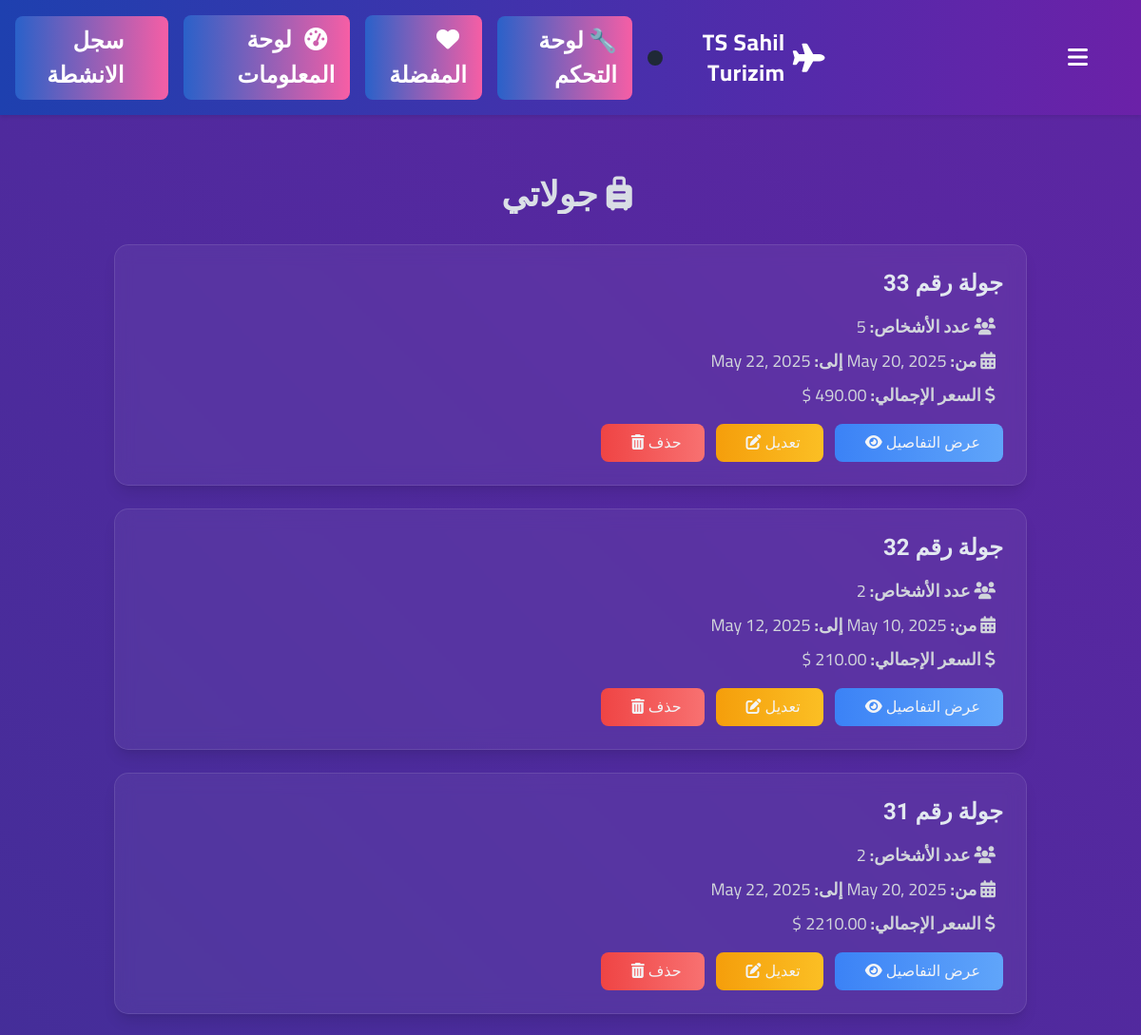
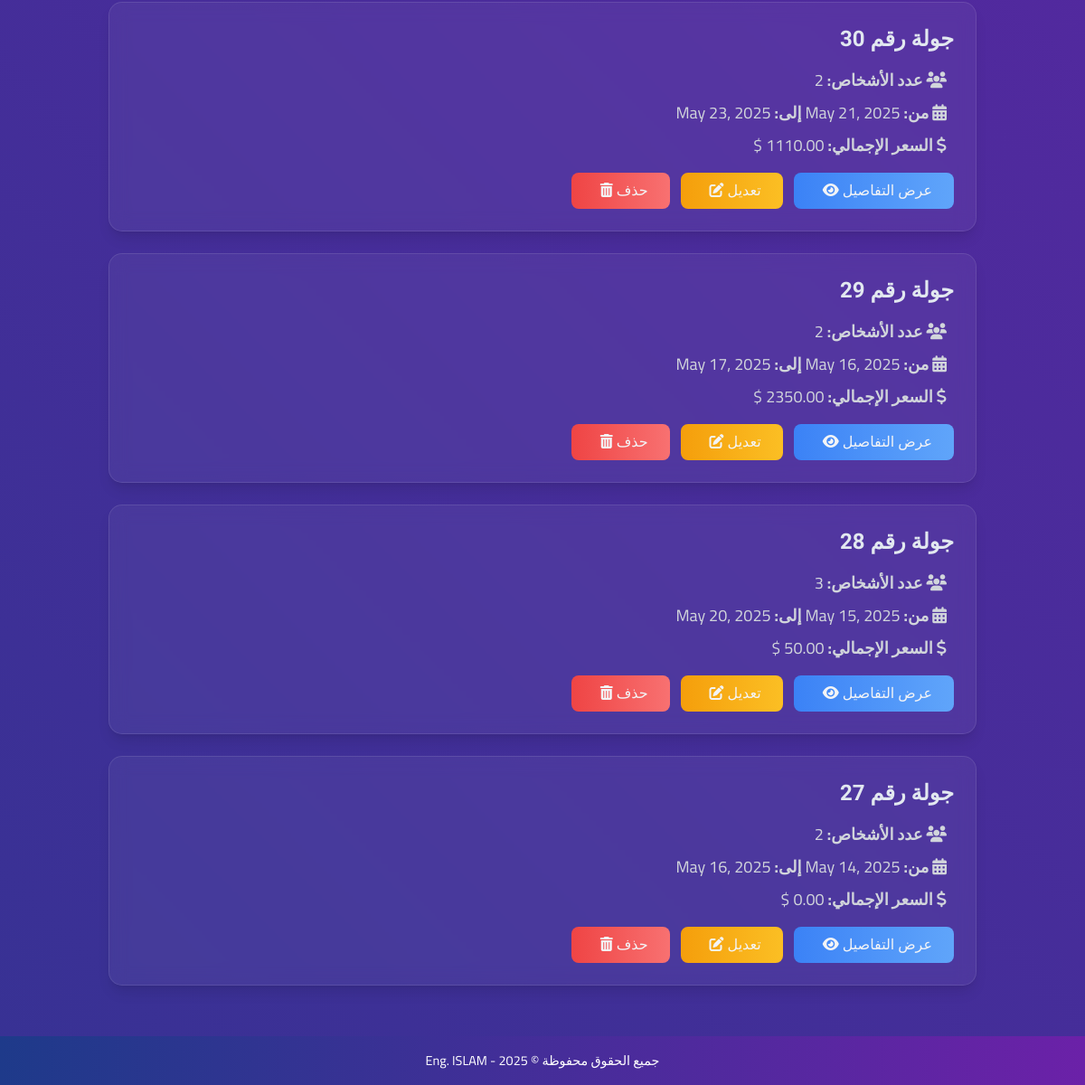
Screenshot of /my-tours/ (signed in) with the database file from the repository (2 pictures, top to bottom).
### hotels/models.py (models this page shows, shortened)
class Tour(models.Model):
    user = models.ForeignKey(User, on_delete=models.CASCADE)
    num_people = models.PositiveIntegerField()
    has_kids = models.BooleanField(default=False)
    num_days = models.PositiveIntegerField()
    start_date = models.DateField()
    end_date = models.DateField()
    total_price = models.DecimalField(max_digits=10, decimal_places=2)
    created_at = models.DateTimeField(auto_now_add=True)
    rating = models.PositiveIntegerField(default=0)

### hotels/views.py (the view)
# urls.py: path('my-tours/', my_tours, name='my_tours'),
@login_required
def my_tours(request):
    user = request.user
    tours = Tour.objects.filter(user=user).order_by('-created_at')
    return render(request, 'hotels/my_tours.html', {'tours': tours})

### hotels/templates/hotels/my_tours.html (shortened to what this page needs)
{% extends 'hotels/base.html' %}
{% block content %}
<!DOCTYPE html>
<html lang="ar" dir="rtl">
<head>
    <link href="https://cdn.jsdelivr.net/npm/tailwindcss@2.2.19/dist/tailwind.min.css" rel="stylesheet">
    <link href="https://cdnjs.cloudflare.com/ajax/libs/animate.css/4.1.1/animate.min.css" rel="stylesheet">
    <link href="https://cdnjs.cloudflare.com/ajax/libs/font-awesome/6.4.0/css/all.min.css" rel="stylesheet">
</head>
<body>
    <div class="container mx-auto mt-8 px-4 sm:px-6 lg:px-8">
        <h2 class="text-3xl sm:text-4xl mb-8 text-center animate__animated animate__fadeIn">
            <i class="fas fa-suitcase-rolling mr-2"></i> جولاتي
        </h2>
        {% if tours %}
            {% for tour in tours %}
                <div class="card mb-6 shadow-lg animate__animated animate__fadeInUp">
                    <div class="card-body p-6">
                        <h5 class="card-title text-xl sm:text-2xl mb-4">جولة رقم {{ tour.id }}</h5>
                        <p class="text-base sm:text-lg mb-2">
                            <i class="fas fa-users mr-2"></i>
                            <strong>عدد الأشخاص:</strong> {{ tour.num_people }}
                        </p>
                        <p class="text-base sm:text-lg mb-2">
                            <i class="fas fa-calendar-alt mr-2"></i>
                            <strong>من:</strong> {{ tour.start_date }} <strong>إلى:</strong> {{ tour.end_date }}
                        </p>
                        <p class="text-base sm:text-lg mb-4">
                            <i class="fas fa-dollar-sign mr-2"></i>
                            <strong>السعر الإجمالي:</strong> {{ tour.total_price }} $
                        </p>
                        <div class="flex flex-wrap gap-3">
                            <a href="{% url 'view_tour_detail' tour.id %}" class="btn btn-info">
                                عرض التفاصيل <i class="fas fa-eye icon"></i>
                            </a>
                            {% if request.user == tour.user or request.user.is_superuser %}
                                <a href="{% url 'edit_tour' tour.id %}" class="btn btn-warning">
                                    تعديل <i class="fas fa-edit icon"></i>
                                </a>
                                <a href="{% url 'delete_tour' tour.id %}" class="btn btn-danger"
                                   onclick="return confirm('هل أنت متأكد من حذف هذه الجولة؟');">
                                    حذف <i class="fas fa-trash-alt icon"></i>
                                </a>
                            {% endif %}
                        </div>
                    </div>
                </div>
            {% endfor %}
        {% else %}
            <div class="alert text-center p-6 animate__animated animate__fadeIn">
                <i class="fas fa-info-circle mr-2"></i> لا يوجد جولات حتى الآن.
            </div>
        {% endif %}
    </div>
</body>
</html>
{% endblock %}

### hotels/templates/hotels/base.html (style rules this page uses)
body { font-family: 'Cairo', sans-serif; background: linear-gradient(135deg, #1e3a8a, #6b21a8); color: #e2e8f0; margin: 0; transition: background-color 0.3s ease, color 0.3s ease; }
h1, h2, h3, h4, h5, h6 { color: #e2e8f0; font-weight: bold; }

### hotels/templates/hotels/my_tours.html (style rules this page uses)
body { font-family: 'Cairo', sans-serif; background: linear-gradient(45deg, #1e3a8a, #6b21a8); background-size: 200% 200%; animation: gradientFlow 10s ease infinite; min-height: 100vh; color: #f3f4f6; }
.card { background: rgba(255, 255, 255, 0.05); backdrop-filter: blur(10px); border: 1px solid rgba(255, 255, 255, 0.1); transition: transform 0.3s ease, box-shadow 0.3s ease; border-radius: 15px; overflow: hidden; }
.btn { transition: all 0.3s ease; border-radius: 8px; font-family: 'Amiri', serif; font-size: 1rem; padding: 0.5rem 1.5rem; }
.btn-info { background: linear-gradient(to right, #3b82f6, #60a5fa); }
.btn-warning { background: linear-gradient(to right, #f59e0b, #fbbf24); }
.btn-danger { background: linear-gradient(to right, #ef4444, #f87171); }
h2 { font-family: 'Amiri', serif; font-weight: 700; background: linear-gradient(to right, #e2e8f0, #d1d5db); -webkit-background-clip: text; background-clip: text; -webkit-text-fill-color: transparent; }
.card-title { font-family: 'Amiri', serif; font-weight: 700; color: #e2e8f0; }
p { color: #d1d5db; }
.icon { margin-left: 8px; transition: transform 0.3s ease; }

### rows the page displays
Tour: id "33", num_people "5", start_date "May 20, 2025", end_date "May 22, 2025", shows "تعديل"
Tour: id "32", num_people "2", start_date "May 10, 2025", end_date "May 12, 2025", shows "تعديل"
Tour: id "31", num_people "2", start_date "May 20, 2025", end_date "May 22, 2025", shows "تعديل"
Tour: id "30", num_people "2", start_date "May 21, 2025", end_date "May 23, 2025", shows "تعديل"
Tour: id "29", num_people "2", start_date "May 16, 2025", end_date "May 17, 2025", shows "تعديل"
Tour: id "28", num_people "3", start_date "May 15, 2025", end_date "May 20, 2025", shows "تعديل"
Tour: id "27", num_people "2", start_date "May 14, 2025", end_date "May 16, 2025", shows "تعديل"
